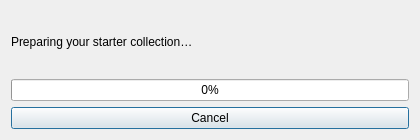
<?xml version="1.0" encoding="UTF-8"?>
<ui version="4.0">
 <class>StarterCollectionDialog</class>
 <widget class="QDialog" name="StarterCollectionDialog">
  <property name="windowTitle"><string>Welcome to EIDORA</string></property>
  <property name="minimumSize"><size><width>420</width><height>140</height></size></property>
  <property name="surfaceRole" stdset="0"><string>panel</string></property>
  <layout class="QVBoxLayout" name="layout_setup">
   <item><widget class="QLabel" name="label_status"><property name="text"><string>Preparing your starter collection…</string></property><property name="wordWrap"><bool>true</bool></property></widget></item>
   <item><widget class="QProgressBar" name="progress_install"><property name="value"><number>0</number></property></widget></item>
   <item><widget class="QPushButton" name="button_cancel"><property name="text"><string>Cancel</string></property></widget></item>
  </layout>
 </widget>
 <resources/>
 <connections/>
</ui>
